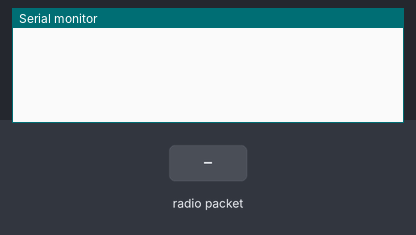
The sketch below on a simulated ESP8266 (NodeMCU). Parts: the last lines printed to the serial monitor. Inputs (shaded band) come from the test bench.

Above: at 1.2 s.
1.3 s: radio packet "1" arrives
At 2.5 s:
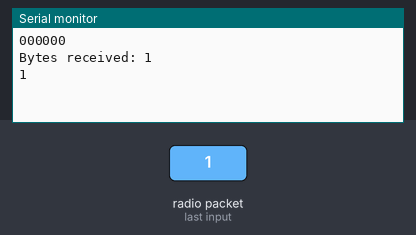
2.8 s: radio packet "0" arrives
At 3.7 s:
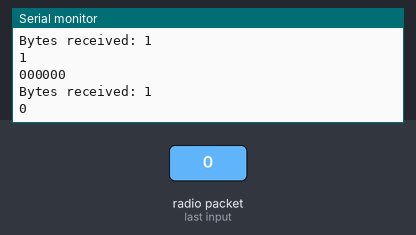
4.3 s: radio packet "2" arrives
At 4.8 s:
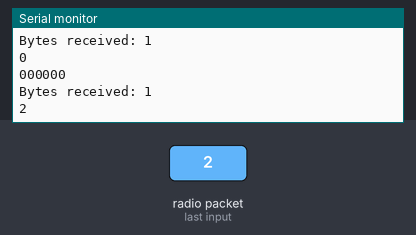
Timing chart, 0 to 7.3 s (numbered marks = the images above; inputs shaded):
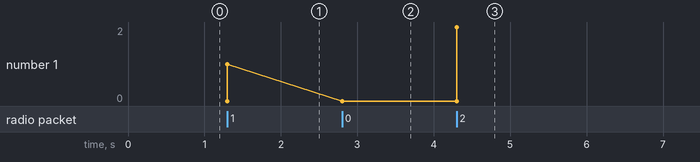

The sketch:

espnow_receiver_test_esp8266.ino
```cpp
#include <ESP8266WiFi.h>
#include <espnow.h>

// Callback function that will be executed when data is received
void OnDataRecv(uint8_t * mac, uint8_t *incomingData, uint8_t len) {

  for( uint8_t i=0; i<6; i++)
  {
    Serial.print( mac[i], HEX );
  }
  Serial.println();
  Serial.print("Bytes received: ");
  Serial.println(len);
  Serial.println( (char)(*incomingData) );
}

void setup() {
  // Initialize Serial Monitor
  Serial.begin(9600);

  // Set device as a Wi-Fi Station
  WiFi.mode(WIFI_STA);
  WiFi.disconnect();

  // Init ESP-NOW
  if (esp_now_init() != 0) {
    Serial.println("Error initializing ESP-NOW");
    return;
  }

  // Once ESPNow is successfully Init, we will register for recv CB to
  // get recv packer info
  esp_now_set_self_role(ESP_NOW_ROLE_COMBO);
  esp_now_register_recv_cb(OnDataRecv);
}

void loop() {

}
```

Measured:
- after the input at 1.3 s, the serial monitor: prints a new line at once (image 1)
- after the input at 2.8 s, the serial monitor: prints a new line at once (image 2)
- after the input at 4.3 s, the serial monitor: prints a new line at once (image 3)
- plotted number 1: 0 → 2 after the input at 4.3 s
